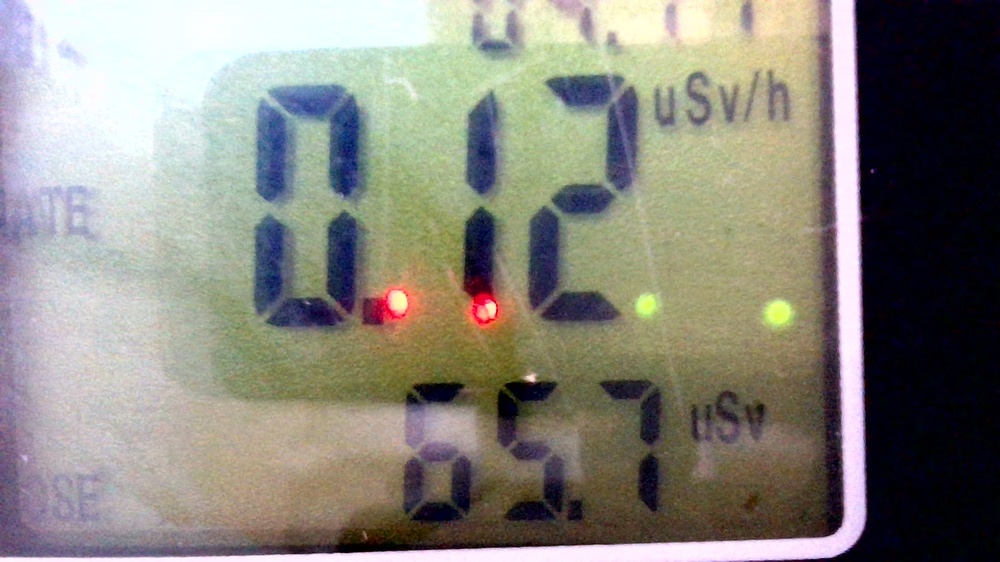
#> input picture picamera/Read Numbers/test1.jpg, 1000 x 562 px, shrunk from 1920 x 1080 before the run, given in place of the camera
$ python readNoExample.py
#> lines starting #> are read from the running program, lines starting #| are printed output that depends on the picture; after the words box and inside, x2 and y2 are one past the last pixel; in counts of white or black regions, pixels touching at a corner belong together
import cv2
import pytesseract

# Set the path to the tesseract executable
# Update according to your Tesseract installation path
pytesseract.pytesseract.tesseract_cmd = r'C:\Program Files\Tesseract-OCR\tesseract.exe'  # Example for Windows
# pytesseract.pytesseract.tesseract_cmd = '/usr/bin/tesseract'  # Example for Linux

# Initialize the webcam
cap = cv2.VideoCapture(0)

# Capture one frame
ret, frame = cap.read()
#> frame is the input picture: shape (562, 1000, 3); mean B, G, R 125.9, 134.4, 137.1

# Release the webcam
cap.release()

if not ret:
    print("Failed to capture image from webcam.")
else:
    # Save the captured image
    image_path = 'captured_image.jpg'
    cv2.imwrite(image_path, frame)

    # Load the saved image
    saved_image = cv2.imread(image_path)

    # Process the image
    gray = cv2.cvtColor(saved_image, cv2.COLOR_BGR2GRAY)
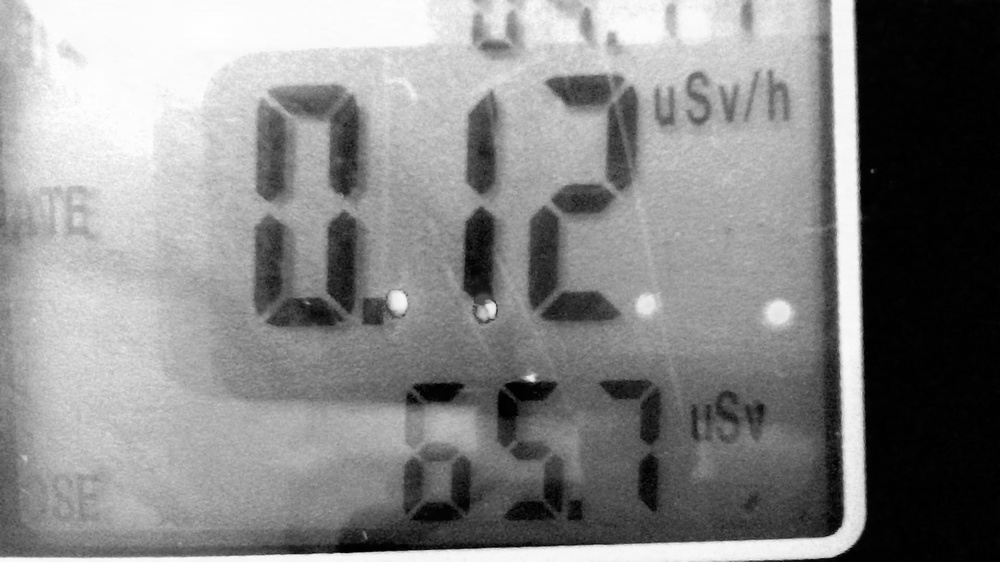
#> gray: shape (562, 1000); min 0, max 255, mean 134.2
    contrast = cv2.convertScaleAbs(gray, alpha=1.5, beta=0)
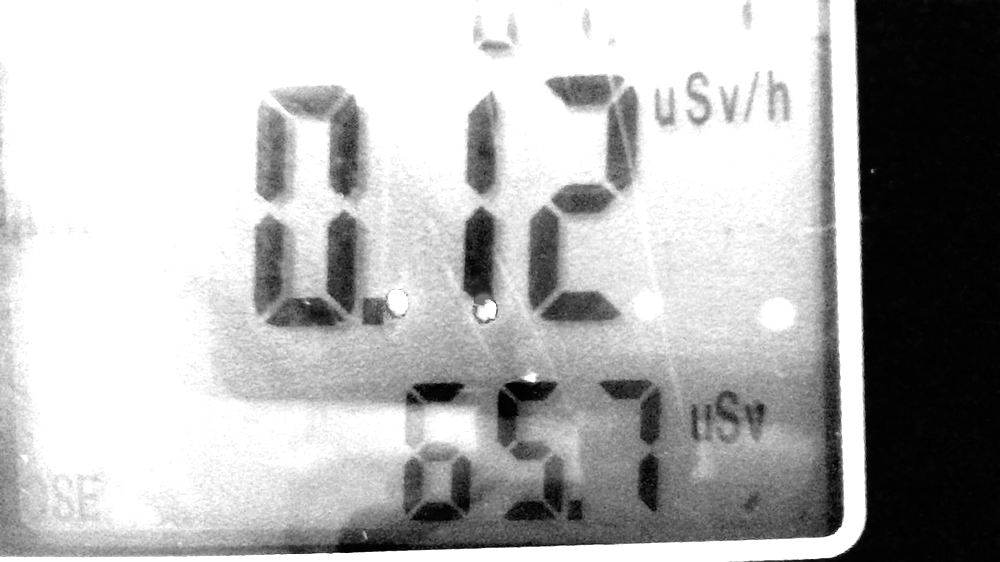
#> contrast: shape (562, 1000); min 0, max 255, mean 178.5
    blurred = cv2.GaussianBlur(contrast, (5, 5), 0)
    _, thresh = cv2.threshold(blurred, 0, 255, cv2.THRESH_BINARY + cv2.THRESH_OTSU)
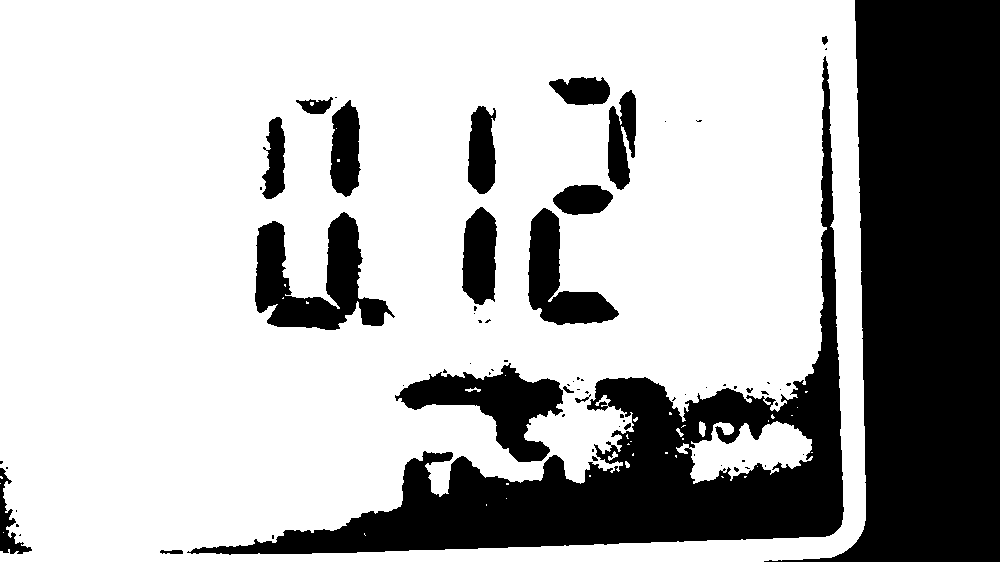
#> thresh: shape (562, 1000); 70.5% white; 70 black regions (49 under 20 px), largest, box (x1, y1, x2, y2) and area: (764, 0, 1000, 562) 78626, (187, 56, 844, 555) 53394, (255, 212, 395, 330) 7774

    # Use Tesseract to extract the number
#> (the run stopped early here; a loop or call above may not have finished)
